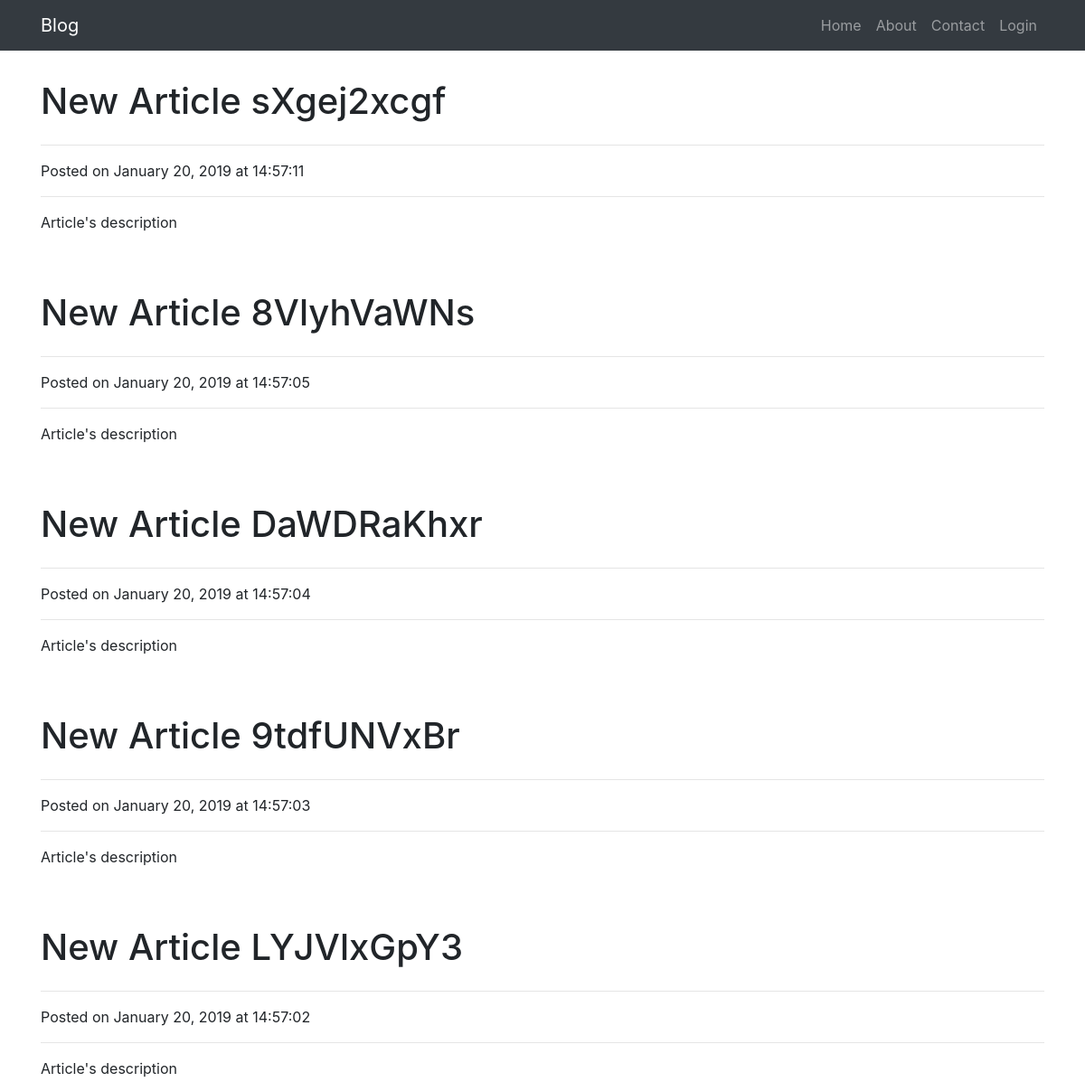
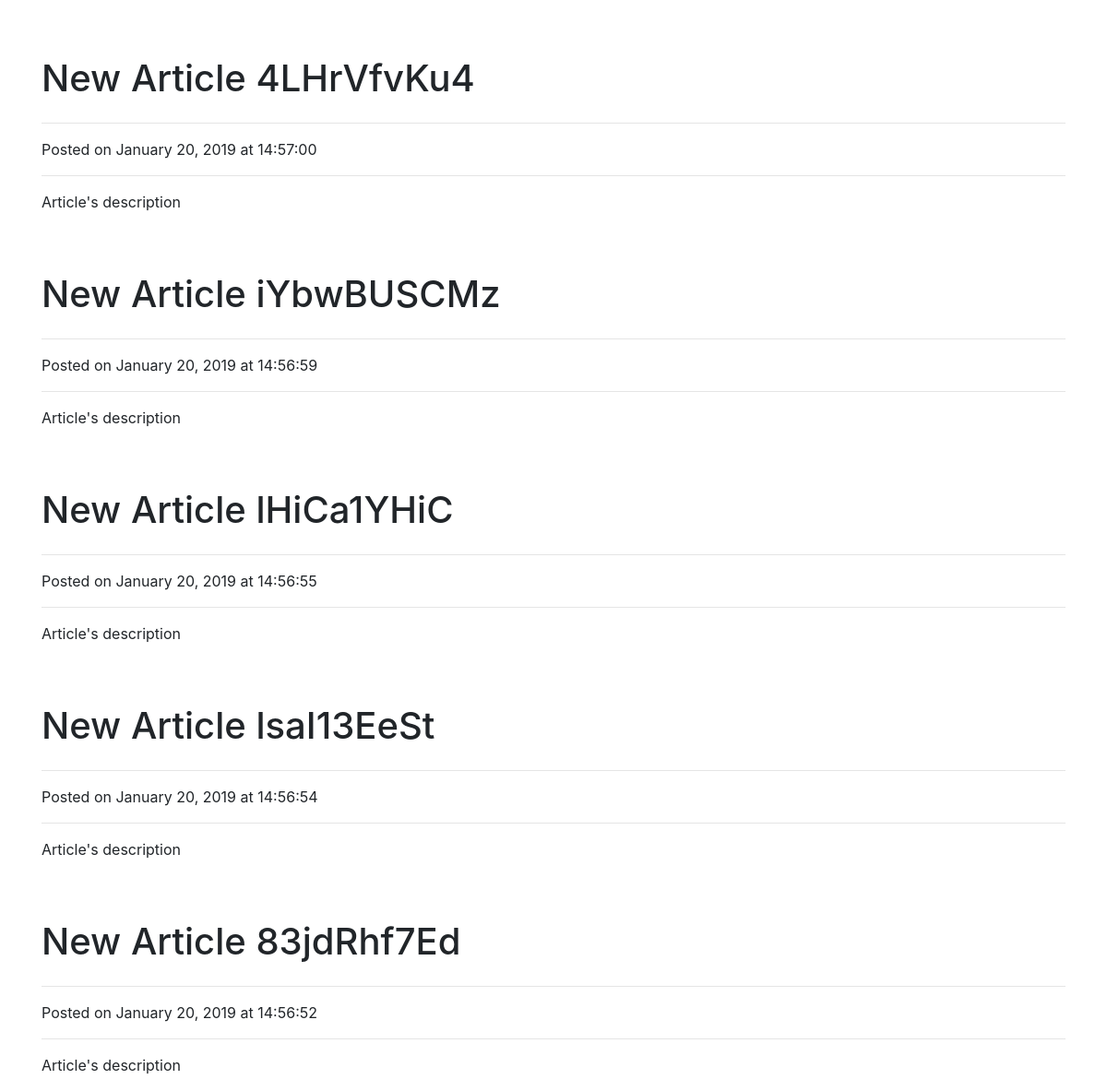
The app's page /, older data (2 pictures, top to bottom).
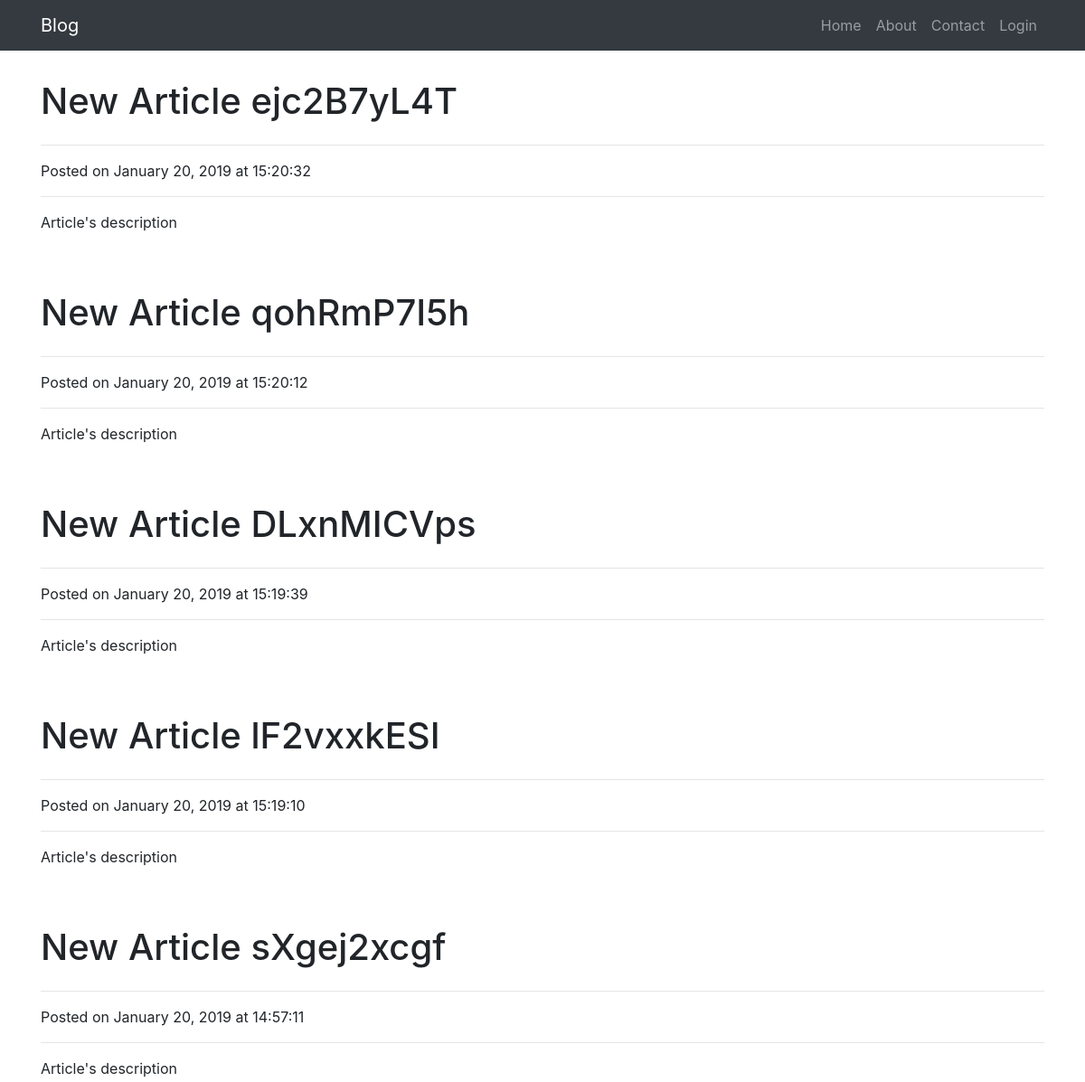
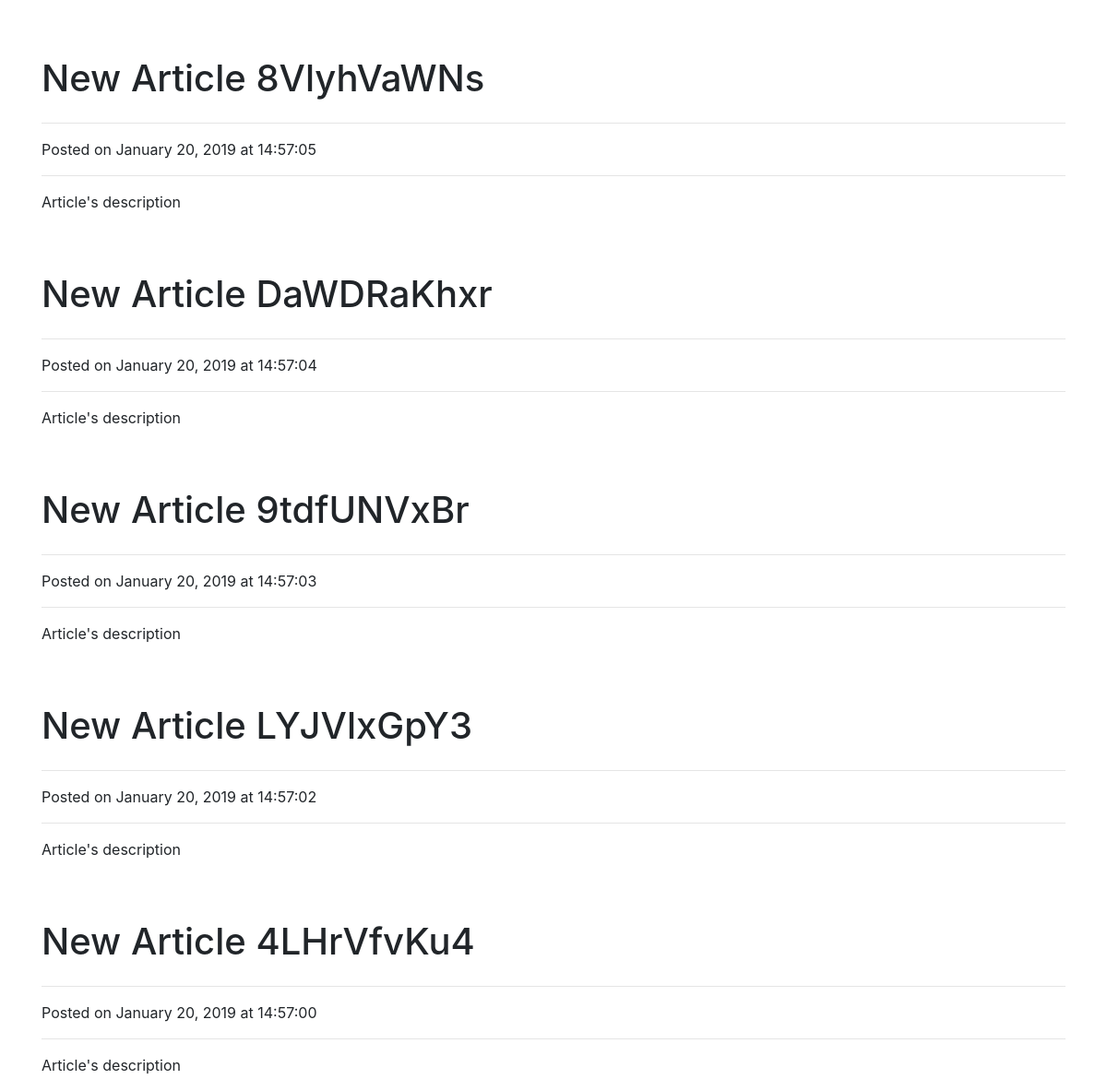
The same page, newer data (2 pictures, top to bottom).
### app/mod_blog/models.py (models this page shows, shortened)
class Base(db.Model):
    __abstract__ = True
    id = db.Column(db.Integer, primary_key=True)
    date_created = db.Column(db.DateTime, default=db.func.current_timestamp())
    date_modified = db.Column(
        db.DateTime,
        default=db.func.current_timestamp(),
        onupdate=db.func.current_timestamp())

class Blog(Base):
    __tablename__ = 'blog_article'
    title = db.Column(db.String(50), nullable=False)
    body = db.Column(db.String(), nullable=False)

### app/mod_blog/controllers.py (the view)
@route('/')
@route('/page/<int:page>')
@route('/page/<int:page>/limit/<int:limit>')
def index(page=1, limit=10):
    offset = limit * (page - 1)
    articles = Blog.query.order_by(desc(Blog.date_modified))\
        .offset(offset).limit(limit)
    return render_template('blog/index.html', articles=articles)

### app/mod_blog/controllers.py (called while the page is built)
@app.template_filter('format_date')
def format_date(date):
    MONTHS = [
        'January', 'February', 'March', 'April', 'May', 'June', 'July',
        'August', 'September', 'October', 'November', 'December'
    ]
    date = str(date)  # Convert the date to string
    date_arr = date.split(' ')  # Split into two parts
    date_date = date_arr[0].split('-')  # Split the date
    date_hour = date_arr[1]
    date_year = date_date[0]
    date_month = MONTHS[int(date_date[1]) - 1]
    date_day = date_date[2]
    return f'{date_month} {date_day}, {date_year} at {date_hour}'

### app/templates/blog/index.html (shortened to what this page needs)
{% extends('base.html') %}
{% block content %}
<div class="row">
    <div class="col-md-12">
        {% for article in articles %}
            <div class="article">
                <div class="article-header">
                    <h1>{{ article.title }}</h1>
                </div>
                <hr />
                <span>Posted on {{ article.date_created | format_date }}</span>
                <hr />
                <p>{{ article.body }}</p>
            </div>
        {% endfor %}
    </div>
</div>
{% endblock %}

Row changes from the older to the newer data that the page shows:
no longer on this page (row unchanged): Blog: title "New Article iYbwBUSCMz", date_created "January 20, 2019 at 14:56:59", body "Article's description"
no longer on this page (row unchanged): Blog: title "New Article lHiCa1YHiC", date_created "January 20, 2019 at 14:56:55", body "Article's description"
no longer on this page (row unchanged): Blog: title "New Article lsaI13EeSt", date_created "January 20, 2019 at 14:56:54", body "Article's description"
no longer on this page (row unchanged): Blog: title "New Article 83jdRhf7Ed", date_created "January 20, 2019 at 14:56:52", body "Article's description"
added Blog: title "New Article ejc2B7yL4T", date_created "January 20, 2019 at 15:20:32", body "Article's description"
added Blog: title "New Article qohRmP7I5h", date_created "January 20, 2019 at 15:20:12", body "Article's description"
added Blog: title "New Article DLxnMICVps", date_created "January 20, 2019 at 15:19:39", body "Article's description"
added Blog: title "New Article lF2vxxkESI", date_created "January 20, 2019 at 15:19:10", body "Article's description"
